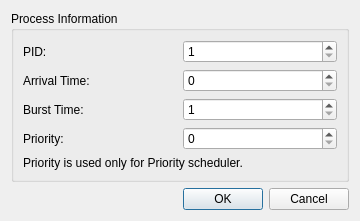
<?xml version="1.0" encoding="UTF-8"?>
<ui version="4.0">
 <class>AddProcessDialog</class>
 <widget class="QDialog" name="AddProcessDialog">
  <property name="geometry">
   <rect>
    <x>0</x>
    <y>0</y>
    <width>360</width>
    <height>220</height>
   </rect>
  </property>
  <property name="windowTitle">
   <string>Add Process</string>
  </property>
  <layout class="QVBoxLayout" name="dialogLayout">
   <item>
    <widget class="QGroupBox" name="processInputGroup">
     <property name="title">
      <string>Process Information</string>
     </property>
     <layout class="QGridLayout" name="inputGridLayout">
      <item row="0" column="0">
       <widget class="QLabel" name="pidLabel">
        <property name="text">
         <string>PID:</string>
        </property>
       </widget>
      </item>
      <item row="0" column="1">
       <widget class="QSpinBox" name="pidSpinBox">
        <property name="minimum">
         <number>1</number>
        </property>
        <property name="maximum">
         <number>1000000</number>
        </property>
       </widget>
      </item>
      <item row="1" column="0">
       <widget class="QLabel" name="arrivalLabel">
        <property name="text">
         <string>Arrival Time:</string>
        </property>
       </widget>
      </item>
      <item row="1" column="1">
       <widget class="QSpinBox" name="arrivalSpinBox">
        <property name="minimum">
         <number>0</number>
        </property>
        <property name="maximum">
         <number>1000000</number>
        </property>
       </widget>
      </item>
      <item row="2" column="0">
       <widget class="QLabel" name="burstLabel">
        <property name="text">
         <string>Burst Time:</string>
        </property>
       </widget>
      </item>
      <item row="2" column="1">
       <widget class="QSpinBox" name="burstSpinBox">
        <property name="minimum">
         <number>1</number>
        </property>
        <property name="maximum">
         <number>1000000</number>
        </property>
       </widget>
      </item>
      <item row="3" column="0">
       <widget class="QLabel" name="priorityLabel">
        <property name="text">
         <string>Priority:</string>
        </property>
       </widget>
      </item>
      <item row="3" column="1">
       <widget class="QSpinBox" name="prioritySpinBox">
        <property name="minimum">
         <number>0</number>
        </property>
        <property name="maximum">
         <number>1024</number>
        </property>
       </widget>
      </item>
      <item row="4" column="0" colspan="2">
       <widget class="QLabel" name="priorityHintLabel">
        <property name="text">
         <string>Priority is used only for Priority scheduler.</string>
        </property>
       </widget>
      </item>
     </layout>
    </widget>
   </item>
   <item>
    <widget class="QDialogButtonBox" name="buttonBox">
     <property name="orientation">
      <enum>Qt::Horizontal</enum>
     </property>
     <property name="standardButtons">
      <set>QDialogButtonBox::Cancel|QDialogButtonBox::Ok</set>
     </property>
    </widget>
   </item>
  </layout>
 </widget>
 <resources/>
 <connections>
  <connection>
   <sender>buttonBox</sender>
   <signal>accepted()</signal>
   <receiver>AddProcessDialog</receiver>
   <slot>accept()</slot>
   <hints>
    <hint type="sourcelabel">
     <x>248</x>
     <y>208</y>
    </hint>
    <hint type="destinationlabel">
     <x>157</x>
     <y>274</y>
    </hint>
   </hints>
  </connection>
  <connection>
   <sender>buttonBox</sender>
   <signal>rejected()</signal>
   <receiver>AddProcessDialog</receiver>
   <slot>reject()</slot>
   <hints>
    <hint type="sourcelabel">
     <x>316</x>
     <y>208</y>
    </hint>
    <hint type="destinationlabel">
     <x>286</x>
     <y>274</y>
    </hint>
   </hints>
  </connection>
 </connections>
</ui>
